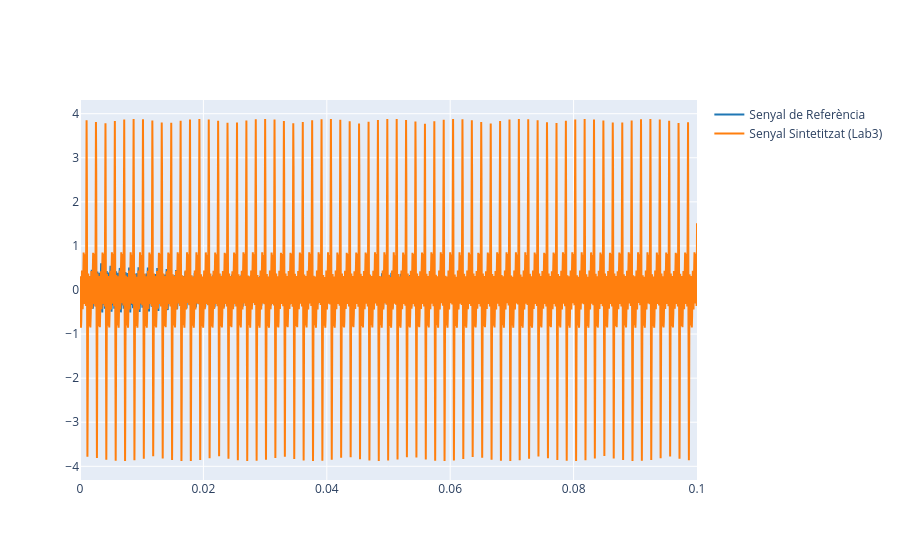

Notebook code for this chart:
### Markdown cell above
2.1. Use the `synthetize` function to generate a synthesis with the weights ($A_k$) found in 1.3 and the fundamental frequency and phases found in previous labs. Plot both the reference and the synthetize signal. Listen to the synthetize signal.

### Code cell
from IPython.display import Audio

f0 = 656.7627
fs = 44100
phi = np.pi
weights = [0.5979, 0.4226, 0.7496, 0.8093, 0.4654, 1, 0.5842, 0.2608]

t = np.linspace(0, len(ref) / fs, len(ref)) #Durada de 0 a 1 segon amb fs mostres per segon

syn = synthesize(f0, phi, weights, t)   #Cridem la funció

samples = int(0.1 * fs)   #Només mostrem el primer 0.1 segon, ja que s'observa "millor"

plot_signals([ref[:samples], syn[:samples]], fs, name=['Senyal de Referència', 'Senyal Sintetitzat (Lab3)']) #Mostrem els senyals

print("Senyal sintetitzat (Lab3):")
display(Audio(syn, rate = fs))

### Figure 1 — Plotly figure (JSON) as saved in the notebook; plotly's stock layout.template omitted (floating-point values rounded to 4 significant figures; data arrays with more than 128 entries replaced by an {"elided": "..."} marker saying what was removed)
{"data": [{"line": {"color": "#1f77b4", "shape": "linear"}, "mode": "lines", "name": "Senyal de Referència", "type": "scatter", "x": {"elided": "4410 float values"}, "y": {"elided": "4410 float values"}}, {"line": {"color": "#ff7f0e", "shape": "linear"}, "mode": "lines", "name": "Senyal Sintetitzat (Lab3)", "type": "scatter", "x": {"elided": "4410 float values"}, "y": {"elided": "4410 float values"}}], "layout": {}}
